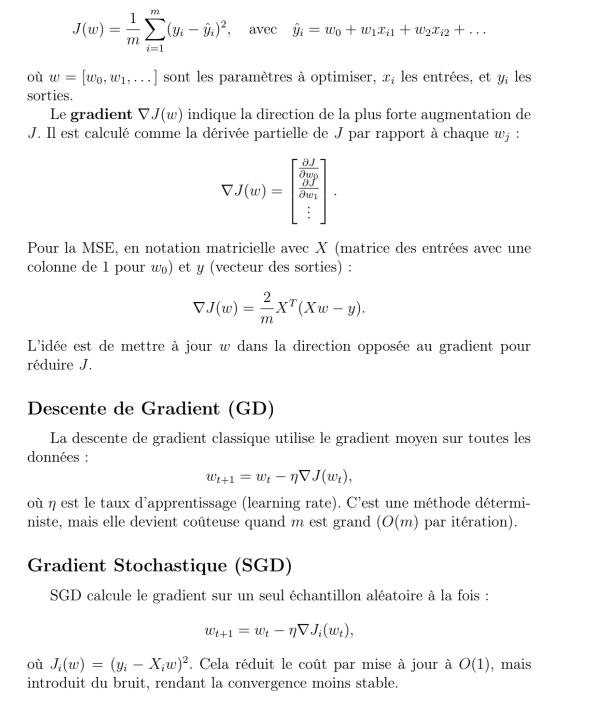
#> input picture Gradient_decent.png, 1200 x 1416 px (shown at 1/2 size)
$ jupyter execute NoteBook.ipynb
#> lines starting #> are read from the running program, lines starting #| are printed output that depends on the picture
# Introduction

### This notebook aims to explore the fundamental optimization algorithms used in machine learning,
### focusing on gradient descent (GD), stochastic gradient (SGD), mini-batch SGD, and the Adam adaptive algorithm.

### Through hands-on explorations and comparative analysis, you'll develop an intuitive and technical understanding of these methods.

### First of all, we need data to run our models.

- here we are loading breast cancer database

[cell 1]
import numpy as np
import matplotlib . pyplot as plt
from sklearn . datasets import load_breast_cancer
from sklearn . model_selection import train_test_split
from sklearn . preprocessing import StandardScaler
import time

#download data
cancer = load_breast_cancer ()
X , y = cancer.data, cancer.target

# Informations sur le jeu de donnees
print (f" Nombre  d’exemples : {X. shape [0]} ")
print (f" Nombre de caracteristiques : {X. shape [1]} ")
print (f" Classes :{np. unique (y)}")
print (f" Distribution des  classes : {np. bincount (y)}")

 # Pre data treatement
scaler = StandardScaler ()
X_scaled = scaler.fit_transform (X)

# Ajout d’une colonne de 1 pour le terme de biais
X_scaled = np.hstack((np.ones((X_scaled.shape[0],1)),X_scaled))

# Division en ensembles d’ e n t r a n e m e n t et de test
X_train , X_test , y_train , y_test = train_test_split ( X_scaled , y , test_size =0.2 , random_state =42)

print (f" Dimensions X_train :{ X_train . shape }")
print (f" Dimensions X_test :{ X_test . shape }")

#### First, let's take a look at the different approaches to gradient edecent from a mathematical point of view.

[cell 2]
from IPython.display import display
from PIL import Image

gradient_course = Image.open("Gradient_decent.png").convert("RGB")
gradient_course = gradient_course.resize((700, 700))
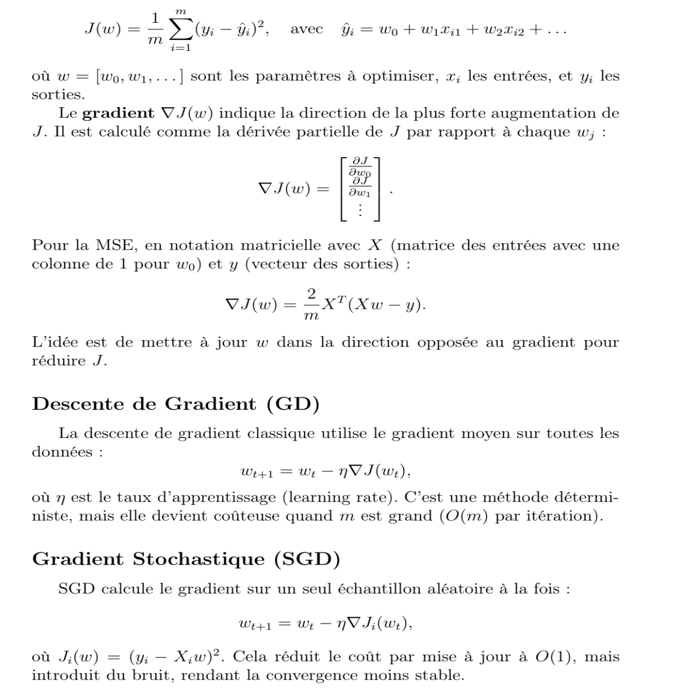
#> gradient_course: PIL image 700x700 RGB; min 0, max 255, mean 246.4
display(gradient_course)

#### Let's code all these models, starting by defining the sigmoid and the loss we're considering, here the mean square error.

[cell 3]
def sigmoid (z):

    z = np.clip(z,-500,500)
    return 1/(1+np.exp(-z))

[cell 4]
def compute_loss (X , y , theta ) :
    """ Calcule la fonction de perte logistique ( log loss ) """
    m = len(y)
    z = np.dot(X,theta)
    predictions = sigmoid(z)

    # numeric stability
    predictions = np.clip(predictions,1e-15 ,1-1e-15)

    loss = -1/m*np.sum(y*np.log(predictions)+(1-y)*np.log(1-predictions))
    return loss

[cell 5]
def compute_accuracy (X , y , theta ):

    """Calcule la precision du modele"""

    predictions = sigmoid(np.dot(X,theta))
    predicted_classes=(predictions>=0.5).astype(int)
    return np.mean( predicted_classes == y)

Classic Gradient Descent

[cell 6]
def batch_gradient_descent (X , y , learning_rate=0.01 , epochs =100) :
    """ Descente de gradient classique ( batch ) """
#> called with y = array of shape (455,), learning_rate = 0.1, epochs = 100
    start_time = time . time ()
    m , n = X . shape
    theta = np . zeros ( n)
    losses = []

    for epoch in range ( epochs ) :
        # Prediction calculation
        predictions = sigmoid ( np . dot (X , theta ))

        # Gradient calculation
        gradient = 1/ m * np . dot (X .T , ( predictions - y ))

        # Upgrade parameters
        theta = theta - learning_rate * gradient

        # Loss tracking
        loss = compute_loss (X , y , theta )
        losses . append ( loss )

        if epoch % 10 == 0:
            accuracy = compute_accuracy (X , y , theta )
            #print (f"Epoch{epoch}:Loss={loss:.4f} , Accuracy={accuracy:.4f}")


    duration = time.time()-start_time
    print (f" Temps d'execusion( Batch GD):{ duration :.2f} secondes")
    return theta , losses

Stochastic Gradient Descent

[cell 7]
def stochastic_gradient_descent (X , y , learning_rate =0.01 , epochs =100) :
    """ Descente de gradient stochastique ( SGD ) """
#> called with y = array of shape (455,), learning_rate = 0.01, epochs = 100
    start_time = time . time ()
    m , n = X . shape
    theta = np . zeros ( n)
    losses = []
    for epoch in range ( epochs ) :

        indices = np.random.permutation (m)
        X_shuffled = X [indices]
        y_shuffled = y [indices]

        epoch_losses = []

        for i in range (m ):
            # Selection of a single sample
            x_i = X_shuffled [i]. reshape (1 , -1)
            y_i = y_shuffled [i]
            prediction = sigmoid ( np . dot ( x_i , theta ))

            # Calculating the gradient for this sample
            gradient=np.dot(x_i.T,(prediction-y_i))

            # Update parameters
            theta = theta - learning_rate * gradient

            if i % 50 == 0:
                current_loss = compute_loss (X , y , theta )
                epoch_losses . append ( current_loss )
        # Average losses over the period
        avg_loss = np . mean ( epoch_losses ) if epoch_losses else  compute_loss (X, y, theta)
        losses.append( avg_loss )

        if epoch%10 == 0:
            accuracy = compute_accuracy (X , y , theta )
            #print (f" Epoch { epoch }: Loss={ avg_loss :.4f},Accuracy ={accuracy :.4f}")


    duration = time . time () - start_time
    print (f" Temps execution( SGD ):{ duration :.2f}secondes ")
    return theta , losses

Mini batch Gradient Descent

[cell 8]
def mini_batch_gradient_descent (X , y , learning_rate =0.01 , batch_size=32 , epochs =100) :
    """ Descente de gradient mini - batch """
#> called with y = array of shape (455,), learning_rate = 0.01, batch_size = 32, epochs = 100
    start_time = time.time ()
    m , n = X.shape
    theta = np.zeros(n)
    losses = []

    for epoch in range ( epochs ) :
        # data mixing
        indices = np . random . permutation (m )
        X_shuffled = X [indices]
        y_shuffled = y [indices]

        epoch_losses = []
        # Mini-batch processing
        for i in range (0 , m , batch_size ):
            # selection of a mini - batch
            X_batch = X_shuffled [i: i+ batch_size ]
            y_batch = y_shuffled [i: i+ batch_size ]
            batch_size_actual = len ( X_batch )

            predictions = sigmoid ( np . dot ( X_batch , theta ) )

            # Calculation of the gradient on the mini-batch
            gradient = 1/ batch_size_actual * np . dot ( X_batch .T , (predictions - y_batch ))


            theta = theta - learning_rate * gradient

            # Loss calculation
            if i % (5 * batch_size ) == 0:
                current_loss = compute_loss (X , y , theta )
                epoch_losses . append ( current_loss )

            # Moyenne des pertes sur l’ poque
            avg_loss = np . mean ( epoch_losses ) if epoch_losses else compute_loss (X , y , theta )
            losses.append(avg_loss)

        if epoch % 10 == 0:
            accuracy = compute_accuracy (X , y , theta )
            #print (f"Epoch {epoch}: Loss={ avg_loss :.4f}, Accuracy={accuracy :.4f}")

    duration = time . time () - start_time
    print (f"Temps d’execution (Mini - Batch GD):{ duration:.2f} secondes")

    return theta , losses

### Model Valuation

[cell 9]
n_epochs = 100
lr_batch = 0.1
lr_sgd = 0.01
lr_mini = 0.01
batch_size = 32

# training with classic gradient  descent
print ("\n === Descente de Gradient sur Batch  === ")
theta_batch , losses_batch = batch_gradient_descent ( X_train , y_train ,learning_rate = lr_batch , epochs = n_epochs )

# training with stochatstic gradient  descent
print ("\n === Descente de Gradient Stochastique === ")
theta_sgd , losses_sgd = stochastic_gradient_descent ( X_train , y_train ,learning_rate = lr_sgd , epochs = n_epochs )

# training with mini batch gradient  descent
print ("\n === Descente de Gradient sur Mini Batch === ")
theta_mini , losses_mini = mini_batch_gradient_descent ( X_train , y_train ,learning_rate = lr_mini , batch_size = batch_size , epochs = n_epochs )

### Displaying results

[cell 10]
# valuation on test set
acc_batch = compute_accuracy ( X_test , y_test , theta_batch )
acc_sgd = compute_accuracy ( X_test , y_test , theta_sgd )
acc_mini = compute_accuracy ( X_test , y_test , theta_mini )

print ("\n === Resultat sur l'ensemble des tests=== ")
print (f" Precision ( Batch GD):{ acc_batch :.4f}")
print (f" Precision (SGD ):{ acc_sgd :.4f}")
print (f" Precision(Mini - Batch GD):{ acc_mini :.4f}")

# Visualizing convergence
plt.figure ( figsize =(10 , 6) )
#> (this line was passed over: IPython is not available in this run)
plt.plot ( losses_batch , label ='Batch GD')
#> (this line was passed over: IPython is not available in this run)
plt.plot( losses_sgd,label ='’SGD ’')
#> (this line was passed over: IPython is not available in this run)
plt.plot ( losses_mini , label ='’Mini - Batch GD ’')
#> (this line was passed over: IPython is not available in this run)
plt.xlabel ('’ poques ’')
#> (this line was passed over: IPython is not available in this run)
plt.ylabel('’Perte ’')
#> (this line was passed over: IPython is not available in this run)
plt.title('’ Convergence  des différentes méthodes de descente de gradient ’')
#> (this line was passed over: IPython is not available in this run)
